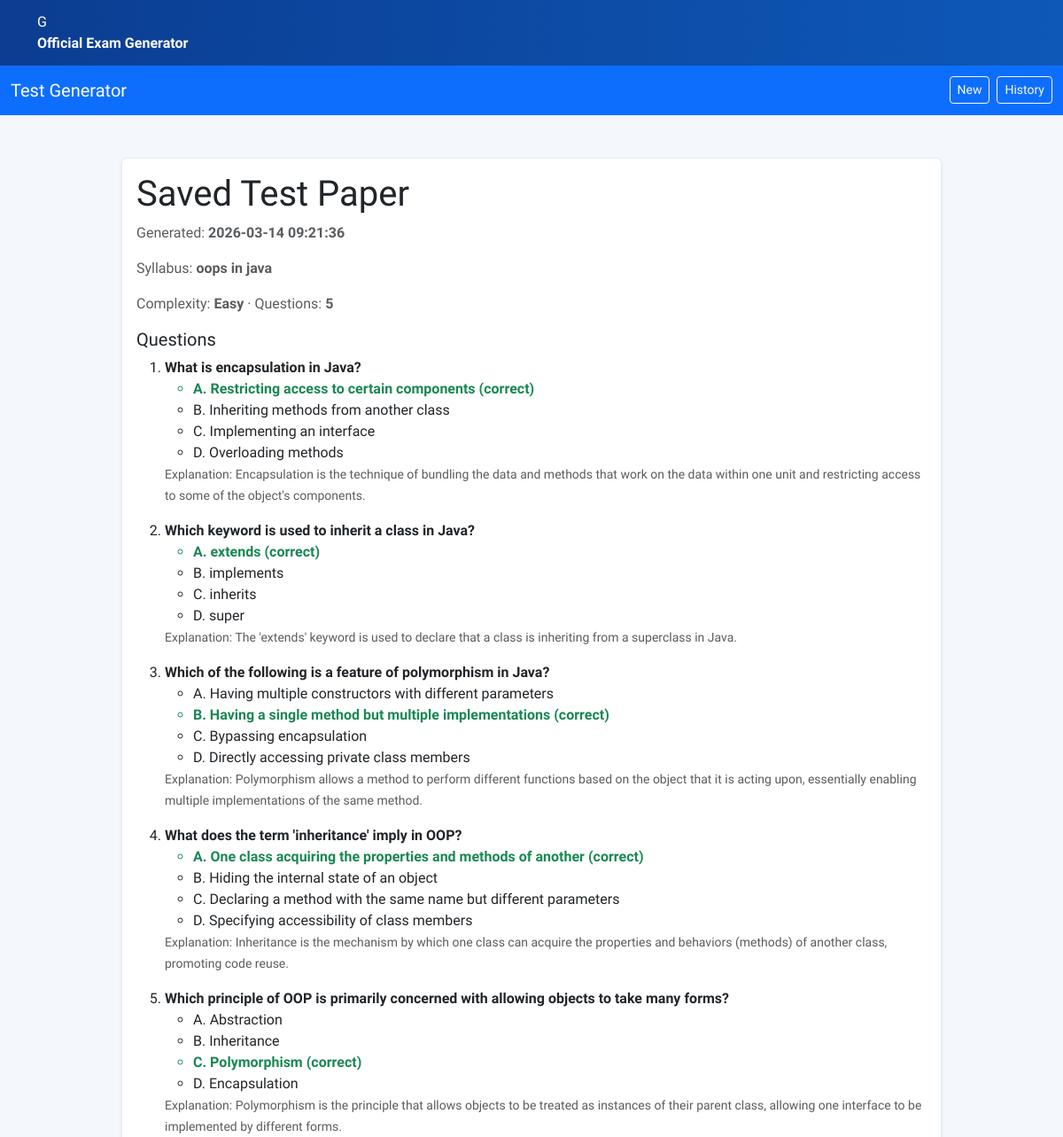
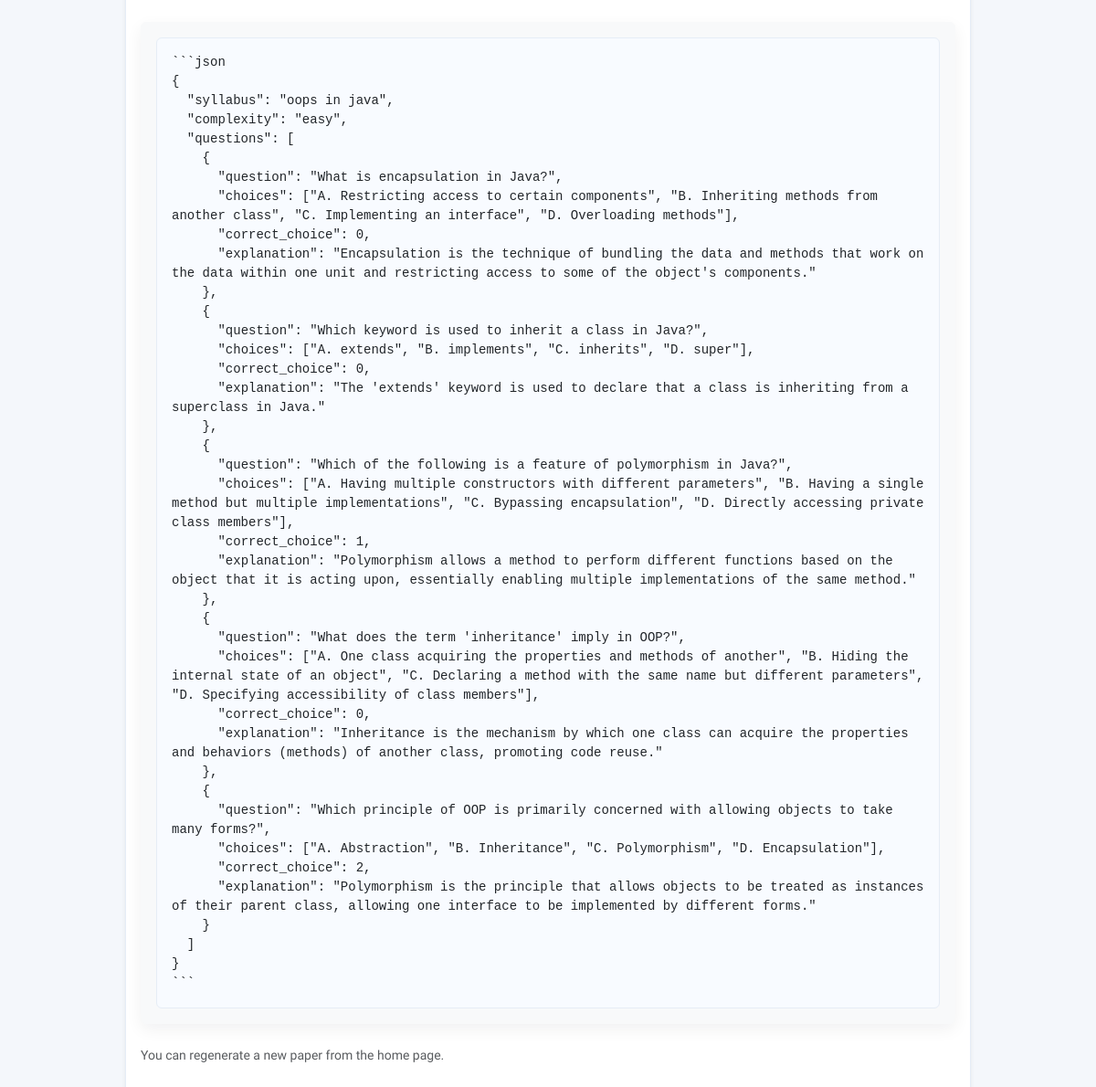
Screenshot of /paper/11 with the database file from the repository (2 pictures, top to bottom).
### open_router.py (models this page shows)
class TestPaper(db.Model):
    __tablename__ = "test_paper"
    id = db.Column(db.Integer, primary_key=True)
    syllabus = db.Column(db.Text, nullable=False)
    complexity = db.Column(db.String(32), nullable=False)
    num_questions = db.Column(db.Integer, nullable=False)
    generated_at = db.Column(db.DateTime, default=datetime.utcnow, nullable=False)
    raw_output = db.Column(db.Text, nullable=False)
    questions = db.relationship(
        "MCQQuestion", back_populates="paper", cascade="all, delete-orphan"
    )

class MCQQuestion(db.Model):
    __tablename__ = "mcq_question"
    id = db.Column(db.Integer, primary_key=True)
    paper_id = db.Column(db.Integer, db.ForeignKey("test_paper.id"), nullable=False)
    question_text = db.Column(db.Text, nullable=False)
    choices_json = db.Column(db.Text, nullable=False)
    correct_choice_index = db.Column(db.Integer, nullable=False)
    explanation = db.Column(db.Text, nullable=True)
    paper = db.relationship("TestPaper", back_populates="questions")
    @property
    def choices(self):
        try:
            return json.loads(self.choices_json)
        except Exception:
            return []

### open_router.py (the view)
@app.route("/paper/<int:paper_id>")
def view_paper(paper_id):
    paper = TestPaper.query.get_or_404(paper_id)
    return render_template("paper.html", paper=paper)

### templates/paper.html (shortened to what this page needs)
<!doctype html>
<html lang="en">
  <head>
    <link href="https://cdn.jsdelivr.net/npm/bootstrap@5.3.2/dist/css/bootstrap.min.css" rel="stylesheet">
  </head>
  <body>
    <header class="gov-header">
      <div class="container">
        <div class="gov-brand">
          <div class="gov-emblem">G</div>
          <div>
            <div style="font-weight:600">Official Exam Generator</div>
          </div>
        </div>
      </div>
    </header>
    <nav class="navbar navbar-expand-lg navbar-dark bg-primary">
      <div class="container-fluid">
        <a class="navbar-brand" href="/">Test Generator</a>
        <div class="d-flex">
          <a class="btn btn-outline-light btn-sm me-2" href="/">New</a>
          <a class="btn btn-outline-light btn-sm" href="/history">History</a>
        </div>
      </div>
    </nav>
    <main class="container py-5">
      <div class="row justify-content-center">
        <div class="col-lg-10">
          <div class="card shadow-sm">
            <div class="card-body">
              <h1 class="card-title">Saved Test Paper</h1>
              <p class="text-muted">Generated: <strong>{{ paper.generated_at.strftime('%Y-%m-%d %H:%M:%S') }}</strong></p>
              <p class="text-muted">Syllabus: <strong>{{ paper.syllabus }}</strong></p>
              <p class="text-muted">Complexity: <strong>{{ paper.complexity.title() }}</strong> · Questions: <strong>{{ paper.num_questions }}</strong></p>
              {% if paper.questions %}
                <div class="mb-4">
                  <h5>Questions</h5>
                  <ol>
                    {% for q in paper.questions %}
                      <li class="mb-3">
                        <strong>{{ q.question_text }}</strong>
                        <ul>
                          {% for choice in q.choices %}
                            {% set idx = loop.index0 %}
                            <li{% if idx == q.correct_choice_index %} class="text-success fw-bold"{% endif %}>
                              {{ choice }}{% if idx == q.correct_choice_index %} (correct){% endif %}
                            </li>
                          {% endfor %}
                        </ul>
                        {% if q.explanation %}
                          <div class="text-muted"><small>Explanation: {{ q.explanation }}</small></div>
                        {% endif %}
                      </li>
                    {% endfor %}
                  </ol>
                </div>
              {% else %}
                <div class="alert alert-warning">No structured questions were found for this paper.</div>
              {% endif %}
              <div class="card bg-light border-light mb-4">
                <div class="card-body p-3"><pre class="m-0" style="white-space: pre-wrap; word-break: break-word;">{{ paper.raw_output }}</pre></div>
              </div>
              <p class="text-muted small">You can regenerate a new paper from the home page.</p>
            </div>
          </div>
        </div>
      </div>
    </main>
  </body>
</html>

### templates/paper.html (style rules this page uses)
:root { --bg:#f4f7fb;--primary:#0b3d91;--accent:#0072c6;--muted:#58606a;--card:#fff;--border:#e6edf6 }
body { font-family:'Libre Franklin', Arial, sans-serif;background:var(--bg);color:#0b2540 }
.gov-header { background:linear-gradient(90deg,var(--primary),#0e58b8);color:white;padding:.8rem 0 }
.card { border:1px solid var(--border);box-shadow:0 6px 18px rgba(16,24,40,0.06) }
.text-muted { color:var(--muted) }
pre { background:#f8fbff;border:1px solid var(--border);padding:1rem;border-radius:6px }

### rows the page displays
TestPaper: generated_at "2026-03-14 09:21:36", syllabus "oops in java", complexity "Easy", num_questions "5", raw_output "```json { \"syllabus\": \"oops in java\", \"complexity\": \"easy\", \"questions\": [ { \"question\": \"What is encapsulation in Java?\", \"choices\": [\"A. Restricting access to certain components\", \"B. Inheriting methods from another class\", \"C. Implementing an interface\", \"D. Overloading methods\"], \"correct_choice\": 0, \"explanation\": \"Encapsulation is the technique of bundling the data and methods that work on the data within one unit and restricting access to some of the object's components.\" }, { \"question\": \"Which keyword is used to inherit a class in Java?\", \"choices\": [\"A. extends\", \"B. implements\", \"C. inherits\", \"D. super\"], \"correct_choice\": 0, \"explanation\": \"The 'extends' keyword is used to…"
MCQQuestion: question_text "What is encapsulation in Java?", choices "A. Restricting access to certain components" "B. Inheriting methods from another class" "C. Implementing an interface" "D. Overloading methods", correct_choice_index "(correct)", explanation "Encapsulation is the technique of bundling the data and methods that work on the data within one unit and restricting access to some of the object's components."
MCQQuestion: question_text "Which keyword is used to inherit a class in Java?", choices "A. extends" "B. implements" "C. inherits" "D. super", correct_choice_index "(correct)", explanation "The 'extends' keyword is used to declare that a class is inheriting from a superclass in Java."
MCQQuestion: question_text "Which of the following is a feature of polymorphism in Java?", choices "A. Having multiple constructors with different parameters" "B. Having a single method but multiple implementations" "C. Bypassing encapsulation" "D. Directly accessing private class members", correct_choice_index "(correct)", explanation "Polymorphism allows a method to perform different functions based on the object that it is acting upon, essentially enabling multiple implementations of the same method."
MCQQuestion: question_text "What does the term 'inheritance' imply in OOP?", choices "A. One class acquiring the properties and methods of another" "B. Hiding the internal state of an object" "C. Declaring a method with the same name but different parameters" "D. Specifying accessibility of class members", correct_choice_index "(correct)", explanation "Inheritance is the mechanism by which one class can acquire the properties and behaviors (methods) of another class, promoting code reuse."
MCQQuestion: question_text "Which principle of OOP is primarily concerned with allowing objects to take many forms?", choices "A. Abstraction" "B. Inheritance" "C. Polymorphism" "D. Encapsulation", correct_choice_index "(correct)", explanation "Polymorphism is the principle that allows objects to be treated as instances of their parent class, allowing one interface to be implemented by different forms."
